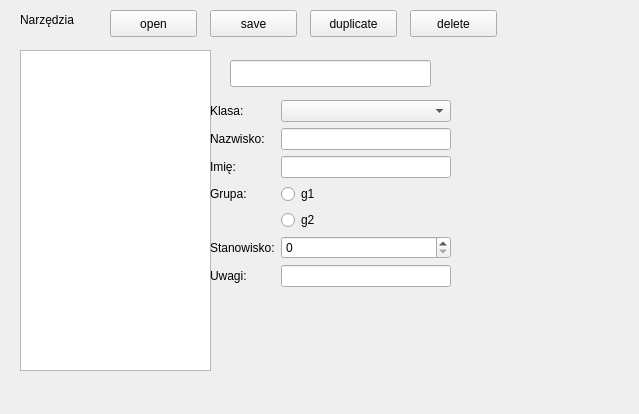
<?xml version="1.0" encoding="UTF-8"?>
<ui version="4.0">
 <class>Form</class>
 <widget class="QWidget" name="Form">
  <property name="geometry">
   <rect>
    <x>0</x>
    <y>0</y>
    <width>639</width>
    <height>414</height>
   </rect>
  </property>
  <property name="windowTitle">
   <string>Edytor listy</string>
  </property>
  <widget class="QLabel" name="narzedzia">
   <property name="geometry">
    <rect>
     <x>20</x>
     <y>10</y>
     <width>81</width>
     <height>19</height>
    </rect>
   </property>
   <property name="text">
    <string>Narzędzia</string>
   </property>
  </widget>
  <widget class="QPushButton" name="open">
   <property name="geometry">
    <rect>
     <x>110</x>
     <y>10</y>
     <width>87</width>
     <height>27</height>
    </rect>
   </property>
   <property name="text">
    <string>open</string>
   </property>
   <property name="icon">
    <iconset theme="SP_DialogSaveButton">
     <normaloff>.</normaloff>.</iconset>
   </property>
  </widget>
  <widget class="QPushButton" name="save">
   <property name="geometry">
    <rect>
     <x>210</x>
     <y>10</y>
     <width>87</width>
     <height>27</height>
    </rect>
   </property>
   <property name="text">
    <string>save</string>
   </property>
  </widget>
  <widget class="QPushButton" name="duplicate">
   <property name="geometry">
    <rect>
     <x>310</x>
     <y>10</y>
     <width>87</width>
     <height>27</height>
    </rect>
   </property>
   <property name="text">
    <string>duplicate</string>
   </property>
  </widget>
  <widget class="QPushButton" name="del">
   <property name="geometry">
    <rect>
     <x>410</x>
     <y>10</y>
     <width>87</width>
     <height>27</height>
    </rect>
   </property>
   <property name="text">
    <string>delete</string>
   </property>
  </widget>
  <widget class="QWidget" name="verticalLayoutWidget">
   <property name="geometry">
    <rect>
     <x>20</x>
     <y>50</y>
     <width>191</width>
     <height>321</height>
    </rect>
   </property>
   <layout class="QVBoxLayout" name="List">
    <item>
     <widget class="QListWidget" name="list_ul"/>
    </item>
   </layout>
  </widget>
  <widget class="QLineEdit" name="lineEdit">
   <property name="geometry">
    <rect>
     <x>230</x>
     <y>60</y>
     <width>201</width>
     <height>27</height>
    </rect>
   </property>
  </widget>
  <widget class="QWidget" name="verticalLayoutWidget_2">
   <property name="geometry">
    <rect>
     <x>449</x>
     <y>49</y>
     <width>151</width>
     <height>321</height>
    </rect>
   </property>
   <layout class="QVBoxLayout" name="help"/>
  </widget>
  <widget class="QWidget" name="formLayoutWidget">
   <property name="geometry">
    <rect>
     <x>210</x>
     <y>100</y>
     <width>241</width>
     <height>271</height>
    </rect>
   </property>
   <layout class="QFormLayout" name="form">
    <item row="0" column="0">
     <widget class="QLabel" name="class_2">
      <property name="text">
       <string>Klasa: </string>
      </property>
     </widget>
    </item>
    <item row="0" column="1">
     <widget class="QComboBox" name="class_box"/>
    </item>
    <item row="1" column="0">
     <widget class="QLabel" name="surname">
      <property name="text">
       <string>Nazwisko: </string>
      </property>
     </widget>
    </item>
    <item row="1" column="1">
     <widget class="QLineEdit" name="surname_box"/>
    </item>
    <item row="2" column="0">
     <widget class="QLabel" name="name">
      <property name="text">
       <string>Imię: </string>
      </property>
     </widget>
    </item>
    <item row="2" column="1">
     <widget class="QLineEdit" name="name_box"/>
    </item>
    <item row="4" column="1">
     <widget class="QRadioButton" name="group_box_g2">
      <property name="text">
       <string>g2</string>
      </property>
     </widget>
    </item>
    <item row="3" column="1">
     <widget class="QRadioButton" name="group_g1_box">
      <property name="text">
       <string>g1</string>
      </property>
     </widget>
    </item>
    <item row="3" column="0">
     <widget class="QLabel" name="group">
      <property name="text">
       <string>Grupa: </string>
      </property>
     </widget>
    </item>
    <item row="5" column="0">
     <widget class="QLabel" name="place">
      <property name="text">
       <string>Stanowisko:</string>
      </property>
     </widget>
    </item>
    <item row="5" column="1">
     <widget class="QSpinBox" name="place_box"/>
    </item>
    <item row="6" column="0">
     <widget class="QLabel" name="comments">
      <property name="text">
       <string>Uwagi:</string>
      </property>
     </widget>
    </item>
    <item row="6" column="1">
     <widget class="QLineEdit" name="comments_box"/>
    </item>
   </layout>
  </widget>
 </widget>
 <resources/>
 <connections>
  <connection>
   <sender>open</sender>
   <signal>clicked()</signal>
   <receiver>Form</receiver>
   <slot>readOpen()</slot>
   <hints>
    <hint type="sourcelabel">
     <x>153</x>
     <y>23</y>
    </hint>
    <hint type="destinationlabel">
     <x>319</x>
     <y>206</y>
    </hint>
   </hints>
  </connection>
  <connection>
   <sender>save</sender>
   <signal>clicked()</signal>
   <receiver>Form</receiver>
   <slot>readSave()</slot>
   <hints>
    <hint type="sourcelabel">
     <x>253</x>
     <y>23</y>
    </hint>
    <hint type="destinationlabel">
     <x>319</x>
     <y>206</y>
    </hint>
   </hints>
  </connection>
  <connection>
   <sender>duplicate</sender>
   <signal>clicked()</signal>
   <receiver>Form</receiver>
   <slot>readDuplicate()</slot>
   <hints>
    <hint type="sourcelabel">
     <x>353</x>
     <y>23</y>
    </hint>
    <hint type="destinationlabel">
     <x>319</x>
     <y>206</y>
    </hint>
   </hints>
  </connection>
  <connection>
   <sender>del</sender>
   <signal>clicked()</signal>
   <receiver>Form</receiver>
   <slot>readDelete()</slot>
   <hints>
    <hint type="sourcelabel">
     <x>453</x>
     <y>23</y>
    </hint>
    <hint type="destinationlabel">
     <x>319</x>
     <y>206</y>
    </hint>
   </hints>
  </connection>
 </connections>
 <slots>
  <slot>readOpen()</slot>
  <slot>readSave()</slot>
  <slot>readDuplicate()</slot>
  <slot>readDelete()</slot>
 </slots>
</ui>
